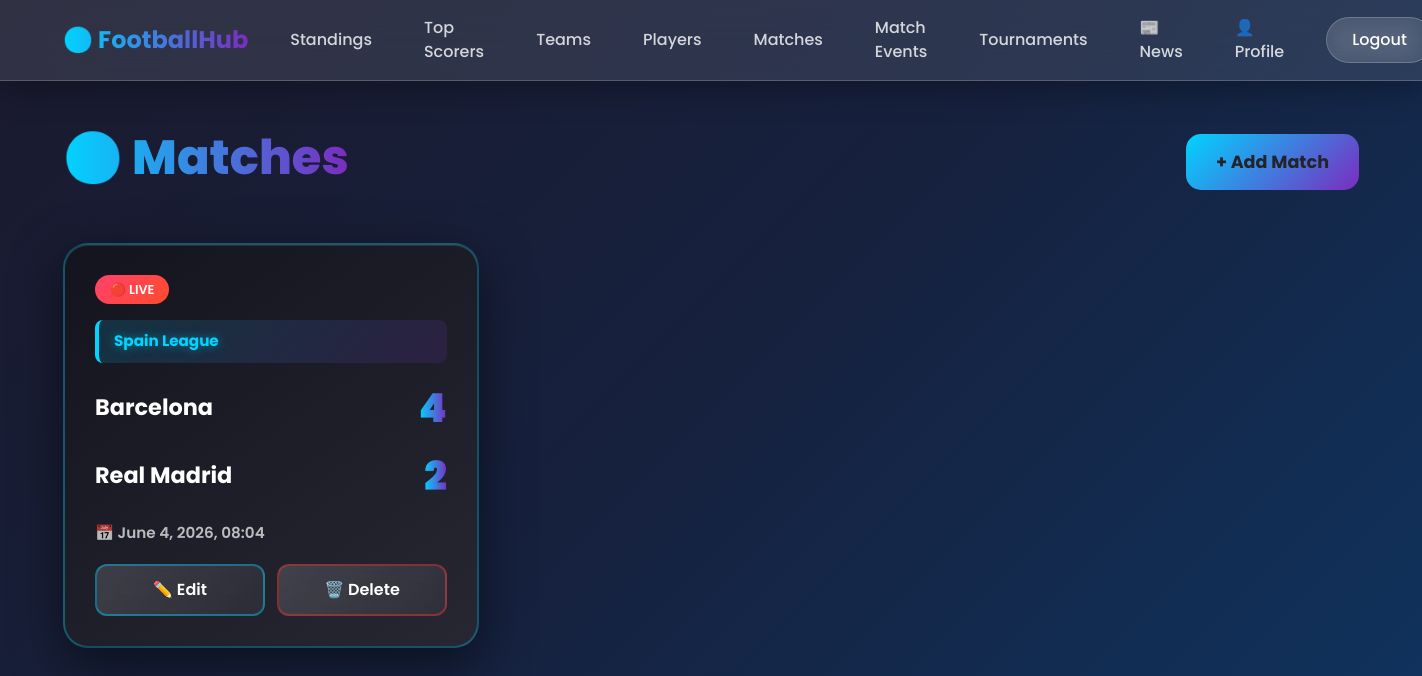
Page /matches/ (signed in) on the earlier database version.
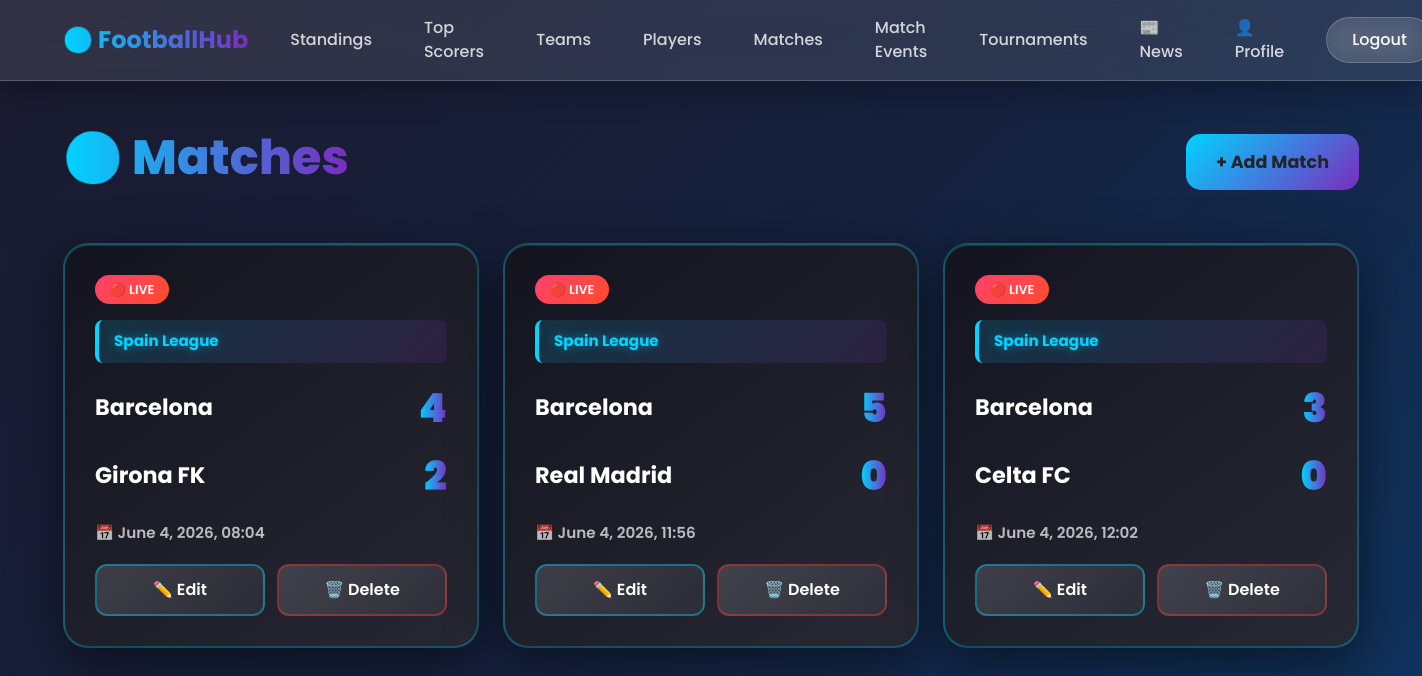
Same page on the later database version.
### football/models.py (models this page shows, shortened)
class Match(models.Model):
    tournament = models.ForeignKey(Tournament, on_delete=models.CASCADE)
    home_team = models.ForeignKey(Team,on_delete=models.CASCADE,related_name='home_matches')
    away_team = models.ForeignKey(Team,on_delete=models.CASCADE,related_name='away_matches')
    date = models.DateTimeField()
    home_score = models.PositiveIntegerField(default=0)
    away_score = models.PositiveIntegerField(default=0)
    stream_url = models.URLField(blank=True, null=True)
    is_live = models.BooleanField(default=False)
    man_of_the_match = models.ForeignKey(
    Player,
    on_delete=models.SET_NULL,
    null=True,
    blank=True
)

class Tournament(models.Model):
    name = models.CharField(max_length=100)
    season = models.CharField(max_length=20)

class Team(models.Model):
    name = models.CharField(max_length=100)
    city = models.CharField(max_length=100)
    logo = models.ImageField(upload_to='teams/', blank=True, null=True)
    stadium = models.CharField(max_length=100, blank=True, null=True)
    capacity = models.PositiveIntegerField(blank=True, null=True)
    created_at = models.DateTimeField(auto_now_add=True)

### football/views.py (the view)
# urls.py: path('matches/', views.MatchListView.as_view(), name='match_list'),
class MatchListView(LoginRequiredMixin, generic.ListView):
    model = Match
    template_name = 'football/match_list.html'
    context_object_name = 'matches'
    login_url = '/login/'

### templates/football/match_list.html (shortened to what this page needs)
{% extends 'base.html' %}
{% block content %}
<div class="d-flex justify-content-between align-items-center mb-5">
    <h1 style="background: linear-gradient(90deg, #00d4ff, #7b2cbf); -webkit-background-clip: text; -webkit-text-fill-color: transparent; font-size: 3rem; font-weight: 800;">⚽ Matches</h1>
    {% if perms.football.add_match %}
        <a href="{% url 'match_create' %}" class="btn btn-primary-gradient" style="padding: 15px 30px; font-size: 1.1rem; font-weight: 700; border-radius: 15px;">
            + Add Match
        </a>
    {% endif %}
</div>
<div class="row">
    {% for match in matches %}
        <div class="col-md-6 col-lg-4">
            <div class="match-card">
                <a href="{% url 'match_detail' match.pk %}" style="text-decoration: none; color: inherit;">
                    {% if match.is_live %}
                        <span class="live-badge mb-3 d-inline-block">🔴 LIVE</span>
                    {% endif %}
                    <div class="match-tournament">
                        {{ match.tournament.name }}
                    </div>
                    <div class="match-teams">
                        <div class="d-flex justify-content-between align-items-center mb-2">
                            <span>{{ match.home_team.name }}</span>
                            <span class="match-score">{{ match.home_score }}</span>
                        </div>
                        <div class="d-flex justify-content-between align-items-center">
                            <span>{{ match.away_team.name }}</span>
                            <span class="match-score">{{ match.away_score }}</span>
                        </div>
                    </div>
                    <div class="match-date mt-3">
                        📅 {{ match.date|date:"F j, Y, H:i" }}
                    </div>
                </a>
                <div class="action-buttons">
                    {% if perms.football.change_match %}
                        <a href="{% url 'match_update' match.pk %}" class="btn-glass-dark">
                            ✏️ Edit
                        </a>
                    {% endif %}
                    {% if perms.football.delete_match %}
                        <a href="{% url 'match_delete' match.pk %}" class="btn-glass-dark btn-delete">
                            🗑️ Delete
                        </a>
                    {% endif %}
                </div>
            </div>
        </div>
    {% empty %}
        <div class="col-12">
            <div class="text-center text-muted" style="padding: 50px;">
                <p style="font-size: 1.5rem;">No matches available.</p>
            </div>
        </div>
    {% endfor %}
</div>
{% endblock content %}

### templates/base.html (shortened to what this page needs)
<!DOCTYPE html>
<html lang="en">
<head>
    <link href="https://cdn.jsdelivr.net/npm/bootstrap@5.3.0/dist/css/bootstrap.min.css" rel="stylesheet">
</head>
<body>
<nav class="navbar navbar-expand-lg glass-navbar">
    <div class="container">
        <a class="navbar-brand" href="/">⚽ FootballHub</a>
        <div class="collapse navbar-collapse" id="navbarNav">
            <div class="navbar-nav ms-auto align-items-center">
                {% if user.is_authenticated %}
                    <a class="nav-link" href="{% url 'standings' %}">Standings</a>
                    <a class="nav-link" href="{% url 'top_scorers' %}">Top Scorers</a>
                    <a class="nav-link" href="{% url 'team_list' %}">Teams</a>
                    <a class="nav-link" href="{% url 'player_list' %}">Players</a>
                    <a class="nav-link" href="{% url 'match_list' %}">Matches</a>
                    <a class="nav-link" href="{% url 'match_event_list' %}">Match Events</a>
                    <a class="nav-link" href="{% url 'tournament_list' %}">Tournaments</a>
                    <a class="nav-link" href="{% url 'news_list' %}">📰 News</a>
                    <a class="nav-link" href="{% url 'profile' %}">👤 Profile</a>
                    <a href="{% url 'logout' %}" class="btn btn-glass ms-3">Logout</a>
                {% else %}
                    <a href="{% url 'login' %}" class="btn btn-glass ms-2">Login</a>
                    <a href="{% url 'register' %}" class="btn btn-primary-gradient ms-2">Register</a>
                {% endif %}
            </div>
        </div>
    </div>
</nav>
<div class="container mt-5">
    {% block content %}
    {% endblock content %}
</div>
</body>
</html>

### templates/base.html (style rules this page uses)
* { font-family: 'Poppins', sans-serif; }
body { background: linear-gradient(135deg, #1a1a2e 0%, #16213e 50%, #0f3460 100%); min-height: 100vh; color: #fff; }
.glass-navbar { background: rgba(255, 255, 255, 0.1); backdrop-filter: blur(20px); border-bottom: 1px solid rgba(255, 255, 255, 0.2); box-shadow: 0 8px 32px rgba(0, 0, 0, 0.3); }
.navbar-brand { font-weight: 700; font-size: 1.5rem; background: linear-gradient(90deg, #00d4ff, #7b2cbf); -webkit-background-clip: text; -webkit-text-fill-color: transparent; background-clip: text; }
.nav-link { color: rgba(255, 255, 255, 0.8) !important; font-weight: 500; transition: all 0.3s ease; margin: 0 10px; padding: 8px 16px !important; border-radius: 25px; }
.btn-glass { background: rgba(255, 255, 255, 0.1); backdrop-filter: blur(10px); border: 1px solid rgba(255, 255, 255, 0.2); color: #fff; padding: 10px 25px; border-radius: 25px; font-weight: 500; transition: all 0.3s ease; }
.btn-primary-gradient { background: linear-gradient(135deg, #00d4ff, #7b2cbf); border: none; padding: 10px 25px; border-radius: 25px; font-weight: 500; transition: all 0.3s ease; }
.live-badge { background: linear-gradient(135deg, #ff416c, #ff4b2b); padding: 5px 15px; border-radius: 20px; font-weight: 600; font-size: 0.8rem; animation: pulse 2s infinite; }

### templates/football/match_list.html (style rules this page uses)
.match-card { background: linear-gradient(145deg, rgba(20, 20, 30, 0.95), rgba(40, 40, 50, 0.95)); border: 2px solid rgba(0, 212, 255, 0.3); border-radius: 25px; padding: 30px; margin-bottom: 25px; box-shadow: 0 15px 50px rgba(0, 0, 0, 0.5), inset 0 1px 0 rgba(255, 255, 255, 0.1); transition: all 0.4s cubic-bezier(0.175, 0.885, 0.32, 1.275); position: relative; overflow: hidden; }
.match-card::before { content: ''; position: absolute; top: -50%; left: -50%; width: 200%; height: 200%; background: linear-gradient(45deg, transparent, rgba(0, 212, 255, 0.1), transparent); transform: rotate(45deg); transition: all 0.6s ease; opacity: 0; }
.match-tournament { background: linear-gradient(135deg, rgba(0, 212, 255, 0.15), rgba(123, 44, 191, 0.15)); border-left: 4px solid #00d4ff; padding: 10px 15px; border-radius: 8px; font-weight: 700; color: #00d4ff; font-size: 0.95rem; text-shadow: 0 0 10px rgba(0, 212, 255, 0.5); margin-bottom: 15px; }
.match-teams { font-size: 1.4rem; font-weight: 700; margin-bottom: 15px; }
.match-score { font-size: 2.5rem; font-weight: 900; background: linear-gradient(90deg, #00d4ff, #7b2cbf, #00d4ff); background-size: 200% auto; -webkit-background-clip: text; -webkit-text-fill-color: transparent; background-clip: text; animation: gradient 3s ease infinite; }
.match-date { color: rgba(255, 255, 255, 0.7); font-size: 0.95rem; font-weight: 600; }
.action-buttons { margin-top: 20px; display: flex; gap: 12px; }
.btn-glass-dark { background: linear-gradient(135deg, rgba(255, 255, 255, 0.15), rgba(255, 255, 255, 0.05)); border: 2px solid rgba(0, 212, 255, 0.4); color: #fff; padding: 12px 25px; border-radius: 12px; font-weight: 600; transition: all 0.3s ease; text-decoration: none; backdrop-filter: blur(10px); flex: 1; text-align: center; }
.btn-delete { border-color: rgba(255, 50, 50, 0.4); }

Differences in the rows shown:
changed Match: away_team.name "Real Madrid" → "Girona FK"
added Match: is_live "🔴 LIVE", tournament.name "Spain League", home_team.name "Barcelona", home_score "5", away_team.name "Real Madrid", away_score "0", date "June 4, 2026, 11:56"
added Match: is_live "🔴 LIVE", tournament.name "Spain League", home_team.name "Barcelona", home_score "3", away_team.name "Celta FC", away_score "0", date "June 4, 2026, 12:02"
